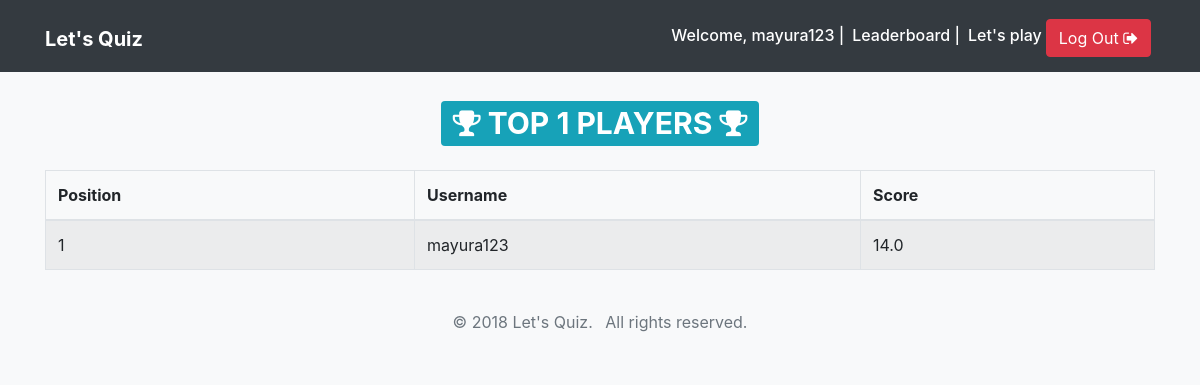
/leaderboard (signed in), run on the app's committed database.
### quiz/models.py (models this page shows, shortened)
class TimeStampedModel:
    created = db.Column(db.DateTime, default=datetime.utcnow)
    modified = db.Column(db.DateTime, default=datetime.utcnow, onupdate=datetime.utcnow)

class User(db.Model, UserMixin, TimeStampedModel):
    __tablename__ = "users"
    id = db.Column(db.Integer, primary_key=True)
    username = db.Column(db.String(150), unique=True, nullable=False)
    email = db.Column(db.String(150), unique=True)
    first_name = db.Column(db.String(100))
    last_name = db.Column(db.String(100))
    password_hash = db.Column(db.String(255))
    quiz_profile = db.relationship("QuizProfile", backref="user", uselist=False)

class QuizProfile(db.Model, TimeStampedModel):
    __tablename__ = "quiz_profiles"
    id = db.Column(db.Integer, primary_key=True)
    user_id = db.Column(db.Integer, db.ForeignKey("users.id"))
    total_score = db.Column(db.Float, default=0.0)
    attempts = db.relationship("AttemptedQuestion", backref="quiz_profile", lazy=True)

### quiz/routes.py (the view)
@quiz_blueprint.route("/leaderboard")
def leaderboard():
    top_quiz_profiles = (
        QuizProfile.query.order_by(QuizProfile.total_score.desc()).limit(500).all()
    )
    total_count = len(top_quiz_profiles)
    return render_template(
        "quiz/leaderboard.html",
        top_quiz_profiles=top_quiz_profiles,
        total_count=total_count,
    )

### app.py (called while the page is built)
@login_manager.user_loader
def load_user(user_id):
    return User.query.get(int(user_id))

### templates/quiz/leaderboard.html (shortened to what this page needs)
{% extends 'base.html' %}  {% block content %}
<div class="container">
  <h1 class="text-center my-4">
    <span class="badge badge-info"
      ><i class="fa fa-trophy" aria-hidden="true"></i> TOP {{ total_count }}
      PLAYERS <i class="fa fa-trophy" aria-hidden="true"></i
    ></span>
  </h1>
  <table class="table table-striped table-bordered">
    <thead>
      <tr>
        <th>Position</th>
        <th>Username</th>
        <th>Score</th>
      </tr>
    </thead>
    <tbody>
      {% for quiz_profile in top_quiz_profiles %}
      <tr>
        <td>{{ loop.index }}</td>
        <td>{{ quiz_profile.user.username }}</td>
        <td>{{ quiz_profile.total_score }}</td>
      </tr>
      {% endfor %}
    </tbody>
  </table>
</div>
{% endblock content %}

### templates/base.html (shortened to what this page needs)
<!DOCTYPE html>
<html lang="en">
  <head>
    <link
      rel="stylesheet"
      href="https://maxcdn.bootstrapcdn.com/bootstrap/4.0.0-beta.2/css/bootstrap.min.css"
    />
    <link
      rel="stylesheet"
      href="https://maxcdn.bootstrapcdn.com/font-awesome/4.7.0/css/font-awesome.min.css"
    />
    <link
      rel="stylesheet"
      href="https://maxcdn.bootstrapcdn.com/font-awesome/4.7.0/css/font-awesome.min.css"
    />
    <link
      rel="stylesheet"
      href="{{ url_for('static', filename='css/main.css') }}"
    />
  </head>
  <body class="bg-light">
    <nav class="navbar navbar-expand-md navbar-dark bg-dark">
      <div class="container">
        <h1>
          <a href="{{ url_for('quiz.home') }}" class="navbar-brand">
            <strong>Let's Quiz</strong></a
          >
        </h1>
        <div class="collapse navbar-collapse justify-content-end" id="navbar">
          {% if not current_user.is_authenticated %}
          <a
            href="{{ url_for('quiz.leaderboard') }}"
            class="btn btn-info mt-1 mx-1"
            >Leaderboard</a
          >
          <a href="{{ url_for('quiz.login') }}" class="btn btn-info mt-1"
            ><i class="fa fa-sign-in" aria-hidden="true"></i> Log In</a
          >
          {% else %}
          <h6 class="text-white mt-2 mr-2">
            Welcome, {{ current_user.username }} |
          </h6>
          <h6 class="text-white mt-2 mr-2">
            <a href="{{ url_for('quiz.leaderboard') }}" class="text-white"
              >Leaderboard</a
            >
            |
          </h6>
          <h6 class="mt-2">
            <a href="{{ url_for('quiz.play') }}" class="text-white"
              >Let's play</a
            >
          </h6>
          <a
            href="{{ url_for('quiz.logout') }}"
            class="btn btn-danger mt-1 mx-1"
            >Log Out <i class="fa fa-sign-out" aria-hidden="true"></i
          ></a>
          {% endif %}
        </div>
      </div>
    </nav>
    {% block content %} {% endblock content %}
    <footer class="bg-light text-muted py-0">
      <div class="container py-4">
        <ul class="list-inline mb-0 text-center">
          <li class="list-inline-item">&copy; 2018 Let's Quiz.</li>
          <li class="list-inline-item">All rights reserved.</li>
        </ul>
      </div>
    </footer>
  </body>
</html>

### data on the page
User: username "mayura123"
QuizProfile: user.username "mayura123", total_score "14.0"

### other printed values
{{ total_count }} "1"
